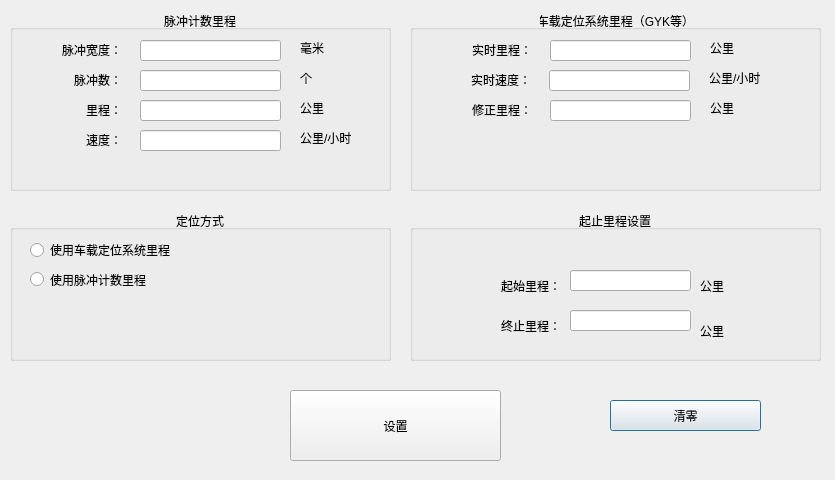
<?xml version="1.0" encoding="UTF-8"?>
<ui version="4.0">
 <class>QSetMileageDlg</class>
 <widget class="QDialog" name="QSetMileageDlg">
  <property name="geometry">
   <rect>
    <x>0</x>
    <y>0</y>
    <width>835</width>
    <height>480</height>
   </rect>
  </property>
  <property name="windowTitle">
   <string>Dialog</string>
  </property>
  <widget class="QGroupBox" name="groupBox_pulse">
   <property name="geometry">
    <rect>
     <x>10</x>
     <y>10</y>
     <width>381</width>
     <height>181</height>
    </rect>
   </property>
   <property name="title">
    <string>脉冲计数里程</string>
   </property>
   <property name="alignment">
    <set>Qt::AlignmentFlag::AlignCenter</set>
   </property>
   <widget class="QLabel" name="label_mil">
    <property name="geometry">
     <rect>
      <x>11</x>
      <y>90</y>
      <width>101</width>
      <height>20</height>
     </rect>
    </property>
    <property name="text">
     <string>里程：</string>
    </property>
    <property name="alignment">
     <set>Qt::AlignmentFlag::AlignRight|Qt::AlignmentFlag::AlignTrailing|Qt::AlignmentFlag::AlignVCenter</set>
    </property>
   </widget>
   <widget class="QLabel" name="label_speed">
    <property name="geometry">
     <rect>
      <x>11</x>
      <y>120</y>
      <width>101</width>
      <height>20</height>
     </rect>
    </property>
    <property name="text">
     <string>速度：</string>
    </property>
    <property name="alignment">
     <set>Qt::AlignmentFlag::AlignRight|Qt::AlignmentFlag::AlignTrailing|Qt::AlignmentFlag::AlignVCenter</set>
    </property>
   </widget>
   <widget class="QLabel" name="label_pulse">
    <property name="geometry">
     <rect>
      <x>11</x>
      <y>60</y>
      <width>101</width>
      <height>20</height>
     </rect>
    </property>
    <property name="text">
     <string>脉冲数：</string>
    </property>
    <property name="alignment">
     <set>Qt::AlignmentFlag::AlignRight|Qt::AlignmentFlag::AlignTrailing|Qt::AlignmentFlag::AlignVCenter</set>
    </property>
   </widget>
   <widget class="QLineEdit" name="lineEdit_mil">
    <property name="geometry">
     <rect>
      <x>130</x>
      <y>90</y>
      <width>141</width>
      <height>21</height>
     </rect>
    </property>
    <property name="readOnly">
     <bool>true</bool>
    </property>
   </widget>
   <widget class="QLineEdit" name="lineEdit_speed">
    <property name="geometry">
     <rect>
      <x>130</x>
      <y>120</y>
      <width>141</width>
      <height>21</height>
     </rect>
    </property>
    <property name="readOnly">
     <bool>true</bool>
    </property>
   </widget>
   <widget class="QLineEdit" name="lineEdit_pulse">
    <property name="geometry">
     <rect>
      <x>130</x>
      <y>60</y>
      <width>141</width>
      <height>21</height>
     </rect>
    </property>
    <property name="readOnly">
     <bool>true</bool>
    </property>
   </widget>
   <widget class="QLabel" name="label_milUnit">
    <property name="geometry">
     <rect>
      <x>290</x>
      <y>90</y>
      <width>91</width>
      <height>16</height>
     </rect>
    </property>
    <property name="text">
     <string>公里</string>
    </property>
    <property name="alignment">
     <set>Qt::AlignmentFlag::AlignLeading|Qt::AlignmentFlag::AlignLeft|Qt::AlignmentFlag::AlignVCenter</set>
    </property>
   </widget>
   <widget class="QLabel" name="label_speedUnit">
    <property name="geometry">
     <rect>
      <x>290</x>
      <y>120</y>
      <width>91</width>
      <height>16</height>
     </rect>
    </property>
    <property name="text">
     <string>公里/小时</string>
    </property>
    <property name="alignment">
     <set>Qt::AlignmentFlag::AlignLeading|Qt::AlignmentFlag::AlignLeft|Qt::AlignmentFlag::AlignVCenter</set>
    </property>
   </widget>
   <widget class="QLabel" name="label_pulseUnit">
    <property name="geometry">
     <rect>
      <x>290</x>
      <y>60</y>
      <width>91</width>
      <height>16</height>
     </rect>
    </property>
    <property name="text">
     <string>个</string>
    </property>
    <property name="alignment">
     <set>Qt::AlignmentFlag::AlignLeading|Qt::AlignmentFlag::AlignLeft|Qt::AlignmentFlag::AlignVCenter</set>
    </property>
   </widget>
   <widget class="QLabel" name="label_pulse_2">
    <property name="geometry">
     <rect>
      <x>11</x>
      <y>30</y>
      <width>101</width>
      <height>20</height>
     </rect>
    </property>
    <property name="text">
     <string>脉冲宽度：</string>
    </property>
    <property name="alignment">
     <set>Qt::AlignmentFlag::AlignRight|Qt::AlignmentFlag::AlignTrailing|Qt::AlignmentFlag::AlignVCenter</set>
    </property>
   </widget>
   <widget class="QLineEdit" name="lineEdit_pulse_width">
    <property name="geometry">
     <rect>
      <x>130</x>
      <y>30</y>
      <width>141</width>
      <height>21</height>
     </rect>
    </property>
    <property name="readOnly">
     <bool>true</bool>
    </property>
   </widget>
   <widget class="QLabel" name="label_pulseUnit_2">
    <property name="geometry">
     <rect>
      <x>290</x>
      <y>30</y>
      <width>91</width>
      <height>16</height>
     </rect>
    </property>
    <property name="text">
     <string>毫米</string>
    </property>
    <property name="alignment">
     <set>Qt::AlignmentFlag::AlignLeading|Qt::AlignmentFlag::AlignLeft|Qt::AlignmentFlag::AlignVCenter</set>
    </property>
   </widget>
  </widget>
  <widget class="QPushButton" name="pushButton_QingLing">
   <property name="geometry">
    <rect>
     <x>610</x>
     <y>400</y>
     <width>151</width>
     <height>31</height>
    </rect>
   </property>
   <property name="text">
    <string>清零</string>
   </property>
  </widget>
  <widget class="QPushButton" name="pushButton_set">
   <property name="geometry">
    <rect>
     <x>290</x>
     <y>390</y>
     <width>211</width>
     <height>71</height>
    </rect>
   </property>
   <property name="text">
    <string>设置</string>
   </property>
  </widget>
  <widget class="QGroupBox" name="groupBox">
   <property name="geometry">
    <rect>
     <x>10</x>
     <y>210</y>
     <width>381</width>
     <height>151</height>
    </rect>
   </property>
   <property name="title">
    <string>定位方式</string>
   </property>
   <property name="alignment">
    <set>Qt::AlignmentFlag::AlignCenter</set>
   </property>
   <widget class="QRadioButton" name="radioButton_pulse">
    <property name="geometry">
     <rect>
      <x>20</x>
      <y>60</y>
      <width>201</width>
      <height>19</height>
     </rect>
    </property>
    <property name="text">
     <string>使用脉冲计数里程</string>
    </property>
   </widget>
   <widget class="QRadioButton" name="radioButton_gyk">
    <property name="geometry">
     <rect>
      <x>20</x>
      <y>30</y>
      <width>201</width>
      <height>20</height>
     </rect>
    </property>
    <property name="text">
     <string>使用车载定位系统里程</string>
    </property>
   </widget>
  </widget>
  <widget class="QGroupBox" name="groupBox_set">
   <property name="geometry">
    <rect>
     <x>410</x>
     <y>210</y>
     <width>411</width>
     <height>151</height>
    </rect>
   </property>
   <property name="title">
    <string>起止里程设置</string>
   </property>
   <property name="alignment">
    <set>Qt::AlignmentFlag::AlignCenter</set>
   </property>
   <widget class="QLabel" name="label_smil_unit">
    <property name="geometry">
     <rect>
      <x>290</x>
      <y>50</y>
      <width>101</width>
      <height>51</height>
     </rect>
    </property>
    <property name="text">
     <string>公里</string>
    </property>
    <property name="alignment">
     <set>Qt::AlignmentFlag::AlignLeading|Qt::AlignmentFlag::AlignLeft|Qt::AlignmentFlag::AlignVCenter</set>
    </property>
   </widget>
   <widget class="QLineEdit" name="lineEdit_emil">
    <property name="geometry">
     <rect>
      <x>160</x>
      <y>100</y>
      <width>121</width>
      <height>21</height>
     </rect>
    </property>
    <property name="readOnly">
     <bool>false</bool>
    </property>
   </widget>
   <widget class="QLabel" name="label_mil_emil_unit">
    <property name="geometry">
     <rect>
      <x>290</x>
      <y>100</y>
      <width>101</width>
      <height>41</height>
     </rect>
    </property>
    <property name="text">
     <string>公里</string>
    </property>
    <property name="alignment">
     <set>Qt::AlignmentFlag::AlignLeading|Qt::AlignmentFlag::AlignLeft|Qt::AlignmentFlag::AlignVCenter</set>
    </property>
   </widget>
   <widget class="QLabel" name="label_emil">
    <property name="geometry">
     <rect>
      <x>20</x>
      <y>90</y>
      <width>131</width>
      <height>51</height>
     </rect>
    </property>
    <property name="text">
     <string>终止里程：</string>
    </property>
    <property name="alignment">
     <set>Qt::AlignmentFlag::AlignRight|Qt::AlignmentFlag::AlignTrailing|Qt::AlignmentFlag::AlignVCenter</set>
    </property>
   </widget>
   <widget class="QLabel" name="label_smil">
    <property name="geometry">
     <rect>
      <x>20</x>
      <y>50</y>
      <width>131</width>
      <height>51</height>
     </rect>
    </property>
    <property name="text">
     <string>起始里程：</string>
    </property>
    <property name="alignment">
     <set>Qt::AlignmentFlag::AlignRight|Qt::AlignmentFlag::AlignTrailing|Qt::AlignmentFlag::AlignVCenter</set>
    </property>
   </widget>
   <widget class="QLineEdit" name="lineEdit_smil">
    <property name="geometry">
     <rect>
      <x>160</x>
      <y>60</y>
      <width>121</width>
      <height>21</height>
     </rect>
    </property>
    <property name="readOnly">
     <bool>false</bool>
    </property>
   </widget>
  </widget>
  <widget class="QGroupBox" name="groupBox_2">
   <property name="geometry">
    <rect>
     <x>410</x>
     <y>10</y>
     <width>411</width>
     <height>181</height>
    </rect>
   </property>
   <property name="title">
    <string>车载定位系统里程（GYK等）</string>
   </property>
   <property name="alignment">
    <set>Qt::AlignmentFlag::AlignCenter</set>
   </property>
   <widget class="QLabel" name="label_milUnit_2">
    <property name="geometry">
     <rect>
      <x>300</x>
      <y>30</y>
      <width>91</width>
      <height>16</height>
     </rect>
    </property>
    <property name="text">
     <string>公里</string>
    </property>
    <property name="alignment">
     <set>Qt::AlignmentFlag::AlignLeading|Qt::AlignmentFlag::AlignLeft|Qt::AlignmentFlag::AlignVCenter</set>
    </property>
   </widget>
   <widget class="QLineEdit" name="lineEdit_mil_gyk">
    <property name="geometry">
     <rect>
      <x>140</x>
      <y>30</y>
      <width>141</width>
      <height>21</height>
     </rect>
    </property>
    <property name="readOnly">
     <bool>true</bool>
    </property>
   </widget>
   <widget class="QLabel" name="label_mil_2">
    <property name="geometry">
     <rect>
      <x>21</x>
      <y>30</y>
      <width>101</width>
      <height>20</height>
     </rect>
    </property>
    <property name="text">
     <string>实时里程：</string>
    </property>
    <property name="alignment">
     <set>Qt::AlignmentFlag::AlignRight|Qt::AlignmentFlag::AlignTrailing|Qt::AlignmentFlag::AlignVCenter</set>
    </property>
   </widget>
   <widget class="QLabel" name="label_milUnit_7">
    <property name="geometry">
     <rect>
      <x>299</x>
      <y>60</y>
      <width>91</width>
      <height>16</height>
     </rect>
    </property>
    <property name="text">
     <string>公里/小时</string>
    </property>
    <property name="alignment">
     <set>Qt::AlignmentFlag::AlignLeading|Qt::AlignmentFlag::AlignLeft|Qt::AlignmentFlag::AlignVCenter</set>
    </property>
   </widget>
   <widget class="QLineEdit" name="lineEdit_speed_gyk">
    <property name="geometry">
     <rect>
      <x>139</x>
      <y>60</y>
      <width>141</width>
      <height>21</height>
     </rect>
    </property>
    <property name="readOnly">
     <bool>true</bool>
    </property>
   </widget>
   <widget class="QLabel" name="label_mil_7">
    <property name="geometry">
     <rect>
      <x>20</x>
      <y>60</y>
      <width>101</width>
      <height>20</height>
     </rect>
    </property>
    <property name="text">
     <string>实时速度：</string>
    </property>
    <property name="alignment">
     <set>Qt::AlignmentFlag::AlignRight|Qt::AlignmentFlag::AlignTrailing|Qt::AlignmentFlag::AlignVCenter</set>
    </property>
   </widget>
   <widget class="QLabel" name="label_milUnit_3">
    <property name="geometry">
     <rect>
      <x>300</x>
      <y>90</y>
      <width>91</width>
      <height>16</height>
     </rect>
    </property>
    <property name="text">
     <string>公里</string>
    </property>
    <property name="alignment">
     <set>Qt::AlignmentFlag::AlignLeading|Qt::AlignmentFlag::AlignLeft|Qt::AlignmentFlag::AlignVCenter</set>
    </property>
   </widget>
   <widget class="QLineEdit" name="lineEdit_mil_acc">
    <property name="geometry">
     <rect>
      <x>140</x>
      <y>90</y>
      <width>141</width>
      <height>21</height>
     </rect>
    </property>
    <property name="readOnly">
     <bool>true</bool>
    </property>
   </widget>
   <widget class="QLabel" name="label_mil_3">
    <property name="geometry">
     <rect>
      <x>21</x>
      <y>90</y>
      <width>101</width>
      <height>20</height>
     </rect>
    </property>
    <property name="text">
     <string>修正里程：</string>
    </property>
    <property name="alignment">
     <set>Qt::AlignmentFlag::AlignRight|Qt::AlignmentFlag::AlignTrailing|Qt::AlignmentFlag::AlignVCenter</set>
    </property>
   </widget>
  </widget>
 </widget>
 <resources/>
 <connections/>
</ui>
